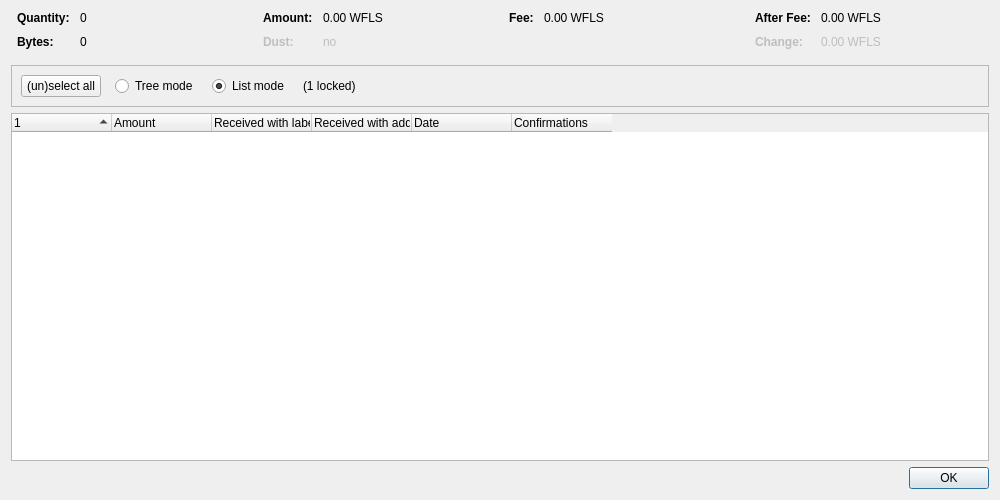
<?xml version="1.0" encoding="UTF-8"?>
<ui version="4.0">
 <class>CoinControlDialog</class>
 <widget class="QDialog" name="CoinControlDialog">
  <property name="geometry">
   <rect>
    <x>0</x>
    <y>0</y>
    <width>1000</width>
    <height>500</height>
   </rect>
  </property>
  <property name="windowTitle">
   <string>Coin Selection</string>
  </property>
  <layout class="QVBoxLayout" name="verticalLayout">
   <item>
    <layout class="QHBoxLayout" name="horizontalLayoutTop" stretch="0,0,0,0">
     <property name="topMargin">
      <number>0</number>
     </property>
     <property name="bottomMargin">
      <number>10</number>
     </property>
     <item>
      <layout class="QFormLayout" name="formLayoutCoinControl1">
       <property name="horizontalSpacing">
        <number>10</number>
       </property>
       <property name="verticalSpacing">
        <number>10</number>
       </property>
       <property name="leftMargin">
        <number>6</number>
       </property>
       <property name="rightMargin">
        <number>6</number>
       </property>
       <item row="0" column="0">
        <widget class="QLabel" name="labelCoinControlQuantityText">
         <property name="font">
          <font>
           <weight>75</weight>
           <bold>true</bold>
          </font>
         </property>
         <property name="text">
          <string>Quantity:</string>
         </property>
        </widget>
       </item>
       <item row="0" column="1">
        <widget class="QLabel" name="labelCoinControlQuantity">
         <property name="cursor">
          <cursorShape>IBeamCursor</cursorShape>
         </property>
         <property name="contextMenuPolicy">
          <enum>Qt::ActionsContextMenu</enum>
         </property>
         <property name="text">
          <string notr="true">0</string>
         </property>
         <property name="textInteractionFlags">
          <set>Qt::LinksAccessibleByMouse|Qt::TextSelectableByKeyboard|Qt::TextSelectableByMouse</set>
         </property>
        </widget>
       </item>
       <item row="1" column="0">
        <widget class="QLabel" name="labelCoinControlBytesText">
         <property name="font">
          <font>
           <weight>75</weight>
           <bold>true</bold>
          </font>
         </property>
         <property name="text">
          <string>Bytes:</string>
         </property>
        </widget>
       </item>
       <item row="1" column="1">
        <widget class="QLabel" name="labelCoinControlBytes">
         <property name="cursor">
          <cursorShape>IBeamCursor</cursorShape>
         </property>
         <property name="contextMenuPolicy">
          <enum>Qt::ActionsContextMenu</enum>
         </property>
         <property name="text">
          <string notr="true">0</string>
         </property>
         <property name="textInteractionFlags">
          <set>Qt::LinksAccessibleByMouse|Qt::TextSelectableByKeyboard|Qt::TextSelectableByMouse</set>
         </property>
        </widget>
       </item>
      </layout>
     </item>
     <item>
      <layout class="QFormLayout" name="formLayoutCoinControl2">
       <property name="horizontalSpacing">
        <number>10</number>
       </property>
       <property name="verticalSpacing">
        <number>10</number>
       </property>
       <property name="leftMargin">
        <number>6</number>
       </property>
       <property name="rightMargin">
        <number>6</number>
       </property>
       <item row="0" column="0">
        <widget class="QLabel" name="labelCoinControlAmountText">
         <property name="font">
          <font>
           <weight>75</weight>
           <bold>true</bold>
          </font>
         </property>
         <property name="text">
          <string>Amount:</string>
         </property>
        </widget>
       </item>
       <item row="0" column="1">
        <widget class="QLabel" name="labelCoinControlAmount">
         <property name="cursor">
          <cursorShape>IBeamCursor</cursorShape>
         </property>
         <property name="contextMenuPolicy">
          <enum>Qt::ActionsContextMenu</enum>
         </property>
         <property name="text">
          <string notr="true">0.00 WFLS</string>
         </property>
         <property name="textInteractionFlags">
          <set>Qt::LinksAccessibleByMouse|Qt::TextSelectableByKeyboard|Qt::TextSelectableByMouse</set>
         </property>
        </widget>
       </item>
       <item row="1" column="0">
        <widget class="QLabel" name="labelCoinControlLowOutputText">
         <property name="enabled">
          <bool>false</bool>
         </property>
         <property name="font">
          <font>
           <weight>75</weight>
           <bold>true</bold>
          </font>
         </property>
         <property name="text">
          <string>Dust:</string>
         </property>
        </widget>
       </item>
       <item row="1" column="1">
        <widget class="QLabel" name="labelCoinControlLowOutput">
         <property name="enabled">
          <bool>false</bool>
         </property>
         <property name="cursor">
          <cursorShape>IBeamCursor</cursorShape>
         </property>
         <property name="contextMenuPolicy">
          <enum>Qt::ActionsContextMenu</enum>
         </property>
         <property name="text">
          <string notr="true">no</string>
         </property>
         <property name="textInteractionFlags">
          <set>Qt::LinksAccessibleByMouse|Qt::TextSelectableByKeyboard|Qt::TextSelectableByMouse</set>
         </property>
        </widget>
       </item>
      </layout>
     </item>
     <item>
      <layout class="QFormLayout" name="formLayoutCoinControl3">
       <property name="horizontalSpacing">
        <number>10</number>
       </property>
       <property name="verticalSpacing">
        <number>10</number>
       </property>
       <property name="leftMargin">
        <number>6</number>
       </property>
       <property name="rightMargin">
        <number>6</number>
       </property>
       <item row="0" column="0">
        <widget class="QLabel" name="labelCoinControlFeeText">
         <property name="font">
          <font>
           <weight>75</weight>
           <bold>true</bold>
          </font>
         </property>
         <property name="text">
          <string>Fee:</string>
         </property>
        </widget>
       </item>
       <item row="0" column="1">
        <widget class="QLabel" name="labelCoinControlFee">
         <property name="cursor">
          <cursorShape>IBeamCursor</cursorShape>
         </property>
         <property name="contextMenuPolicy">
          <enum>Qt::ActionsContextMenu</enum>
         </property>
         <property name="text">
          <string notr="true">0.00 WFLS</string>
         </property>
         <property name="textInteractionFlags">
          <set>Qt::LinksAccessibleByMouse|Qt::TextSelectableByKeyboard|Qt::TextSelectableByMouse</set>
         </property>
        </widget>
       </item>
      </layout>
     </item>
     <item>
      <layout class="QFormLayout" name="formLayoutCoinControl4">
       <property name="horizontalSpacing">
        <number>10</number>
       </property>
       <property name="verticalSpacing">
        <number>10</number>
       </property>
       <property name="leftMargin">
        <number>6</number>
       </property>
       <property name="rightMargin">
        <number>6</number>
       </property>
       <item row="0" column="0">
        <widget class="QLabel" name="labelCoinControlAfterFeeText">
         <property name="font">
          <font>
           <weight>75</weight>
           <bold>true</bold>
          </font>
         </property>
         <property name="text">
          <string>After Fee:</string>
         </property>
        </widget>
       </item>
       <item row="0" column="1">
        <widget class="QLabel" name="labelCoinControlAfterFee">
         <property name="cursor">
          <cursorShape>IBeamCursor</cursorShape>
         </property>
         <property name="contextMenuPolicy">
          <enum>Qt::ActionsContextMenu</enum>
         </property>
         <property name="text">
          <string notr="true">0.00 WFLS</string>
         </property>
         <property name="textInteractionFlags">
          <set>Qt::LinksAccessibleByMouse|Qt::TextSelectableByKeyboard|Qt::TextSelectableByMouse</set>
         </property>
        </widget>
       </item>
       <item row="1" column="0">
        <widget class="QLabel" name="labelCoinControlChangeText">
         <property name="enabled">
          <bool>false</bool>
         </property>
         <property name="font">
          <font>
           <weight>75</weight>
           <bold>true</bold>
          </font>
         </property>
         <property name="text">
          <string>Change:</string>
         </property>
        </widget>
       </item>
       <item row="1" column="1">
        <widget class="QLabel" name="labelCoinControlChange">
         <property name="enabled">
          <bool>false</bool>
         </property>
         <property name="cursor">
          <cursorShape>IBeamCursor</cursorShape>
         </property>
         <property name="contextMenuPolicy">
          <enum>Qt::ActionsContextMenu</enum>
         </property>
         <property name="text">
          <string notr="true">0.00 WFLS</string>
         </property>
         <property name="textInteractionFlags">
          <set>Qt::LinksAccessibleByMouse|Qt::TextSelectableByKeyboard|Qt::TextSelectableByMouse</set>
         </property>
        </widget>
       </item>
      </layout>
     </item>
    </layout>
   </item>
   <item>
    <widget class="QFrame" name="frame">
     <property name="minimumSize">
      <size>
       <width>0</width>
       <height>40</height>
      </size>
     </property>
     <property name="frameShape">
      <enum>QFrame::StyledPanel</enum>
     </property>
     <property name="frameShadow">
      <enum>QFrame::Sunken</enum>
     </property>
     <layout class="QHBoxLayout" name="horizontalLayout">
      <item>
       <layout class="QHBoxLayout" name="horizontalLayoutPanel" stretch="0,0,0,0,0">
        <property name="spacing">
         <number>14</number>
        </property>
        <item>
         <widget class="QPushButton" name="pushButtonSelectAll">
          <property name="sizePolicy">
           <sizepolicy hsizetype="Maximum" vsizetype="Fixed">
            <horstretch>0</horstretch>
            <verstretch>0</verstretch>
           </sizepolicy>
          </property>
          <property name="text">
           <string>(un)select all</string>
          </property>
          <property name="autoDefault">
           <bool>false</bool>
          </property>
         </widget>
        </item>
        <item>
         <widget class="QRadioButton" name="radioTreeMode">
          <property name="sizePolicy">
           <sizepolicy hsizetype="Maximum" vsizetype="Fixed">
            <horstretch>0</horstretch>
            <verstretch>0</verstretch>
           </sizepolicy>
          </property>
          <property name="text">
           <string>Tree mode</string>
          </property>
         </widget>
        </item>
        <item>
         <widget class="QRadioButton" name="radioListMode">
          <property name="sizePolicy">
           <sizepolicy hsizetype="Maximum" vsizetype="Fixed">
            <horstretch>0</horstretch>
            <verstretch>0</verstretch>
           </sizepolicy>
          </property>
          <property name="text">
           <string>List mode</string>
          </property>
          <property name="checked">
           <bool>true</bool>
          </property>
         </widget>
        </item>
        <item>
         <widget class="QLabel" name="labelLocked">
          <property name="text">
           <string notr="true">(1 locked)</string>
          </property>
         </widget>
        </item>
        <item>
         <spacer name="horizontalSpacer">
          <property name="orientation">
           <enum>Qt::Horizontal</enum>
          </property>
          <property name="sizeHint" stdset="0">
           <size>
            <width>40</width>
            <height>20</height>
           </size>
          </property>
         </spacer>
        </item>
       </layout>
      </item>
     </layout>
    </widget>
   </item>
   <item>
    <widget class="CoinControlTreeWidget" name="treeWidget">
     <property name="contextMenuPolicy">
      <enum>Qt::CustomContextMenu</enum>
     </property>
     <property name="sortingEnabled">
      <bool>false</bool>
     </property>
     <property name="columnCount">
      <number>6</number>
     </property>
     <attribute name="headerShowSortIndicator" stdset="0">
      <bool>true</bool>
     </attribute>
     <attribute name="headerStretchLastSection">
      <bool>false</bool>
     </attribute>
     <column>
      <property name="text">
       <string/>
      </property>
     </column>
     <column>
      <property name="text">
       <string>Amount</string>
      </property>
     </column>
     <column>
      <property name="text">
       <string>Received with label</string>
      </property>
     </column>
     <column>
      <property name="text">
       <string>Received with address</string>
      </property>
     </column>
     <column>
      <property name="text">
       <string>Date</string>
      </property>
     </column>
     <column>
      <property name="text">
       <string>Confirmations</string>
      </property>
      <property name="toolTip">
       <string>Confirmed</string>
      </property>
     </column>
     <column>
      <property name="text">
       <string/>
      </property>
     </column>
     <column>
      <property name="text">
       <string/>
      </property>
     </column>
     <column>
      <property name="text">
       <string/>
      </property>
     </column>
     <column>
      <property name="text">
       <string/>
      </property>
     </column>
    </widget>
   </item>
   <item>
    <widget class="QDialogButtonBox" name="buttonBox">
     <property name="orientation">
      <enum>Qt::Horizontal</enum>
     </property>
     <property name="standardButtons">
      <set>QDialogButtonBox::Ok</set>
     </property>
    </widget>
   </item>
  </layout>
 </widget>
 <customwidgets>
  <customwidget>
   <class>CoinControlTreeWidget</class>
   <extends>QTreeWidget</extends>
   <header>qt/coincontroltreewidget.h</header>
  </customwidget>
 </customwidgets>
 <resources/>
 <connections/>
</ui>
